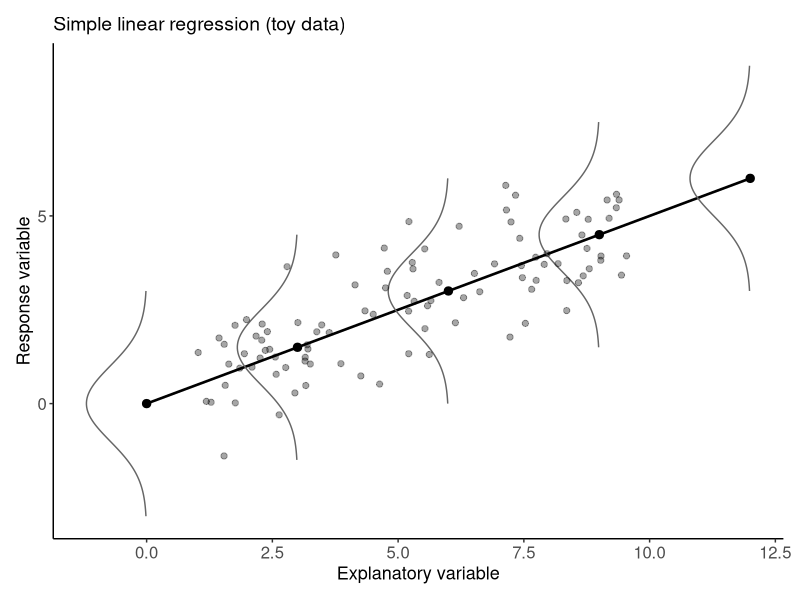
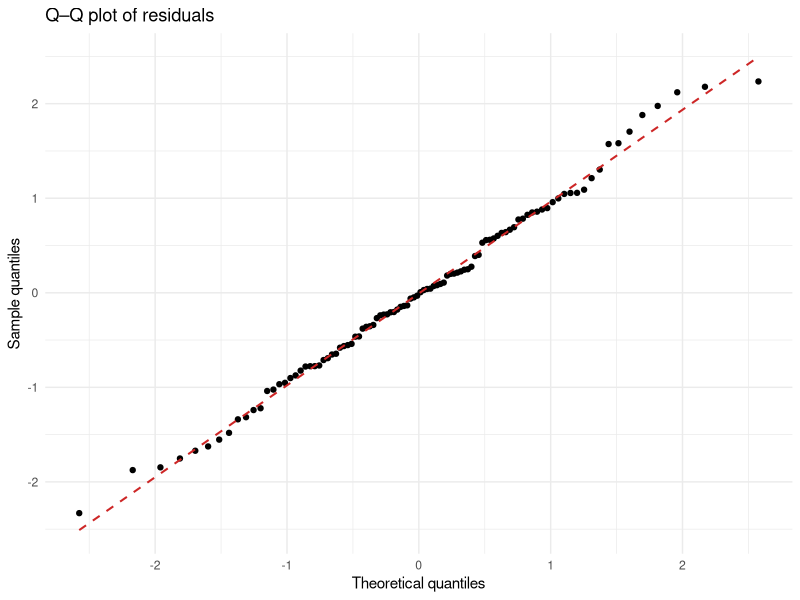
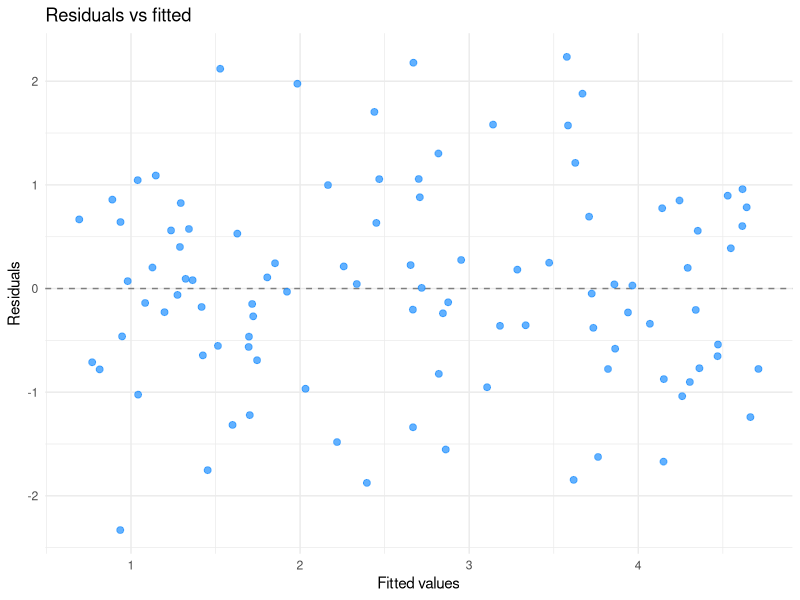
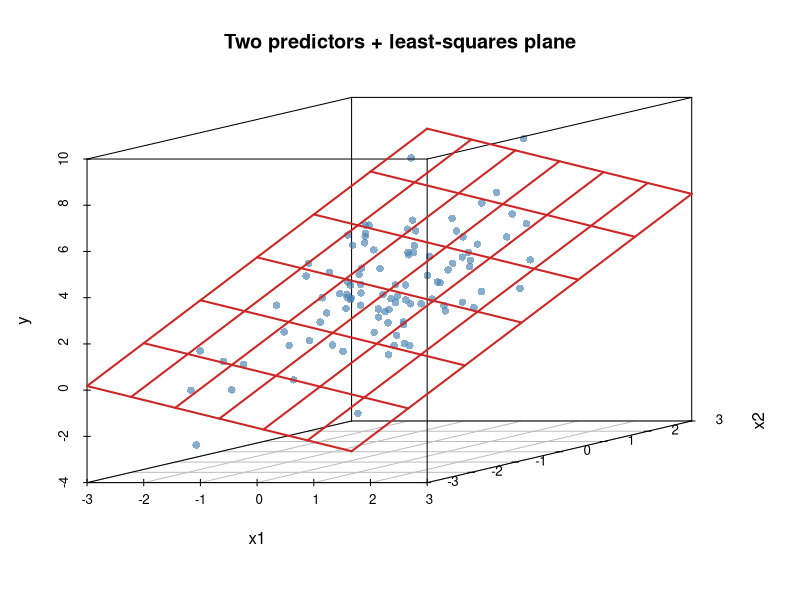

These figures' R source, in order:
## ---- chunk 1
#| label: day01-lr-intro-setup
#| include: false
suppressPackageStartupMessages({
  library(tidyverse)
  library(scatterplot3d)
})
set.seed(10201)
theme_set(theme_classic())
theme_update(
  axis.text = element_text(size = 12),
  axis.title = element_text(size = 13),
  plot.title = element_text(size = 14),
  plot.margin = margin(12, 12, 12, 12)
)
knitr::opts_chunk$set(
  message = FALSE,
  warning = FALSE,
  fig.align = "center",
  out.width = "100%",
  dpi = 120
)
## ---- chunk 2
#| label: day01-lr-intro-line
#| echo: false
#| fig-height: 4.5
#| fig-width: 9
x <- seq(0, 12, 3)
y <- x * 0.5
df <- data.frame(x, y)

x.obs <- runif(100, 1, 10)
y.obs <- x.obs * 0.5 + rnorm(100, 0, 1)
df.obs <- data.frame(x = x.obs, y = y.obs)

curves <- lapply(seq_len(nrow(df)), function(i) {
  mu <- df$y[i]
  rng <- mu + c(-3, 3)
  seq_y <- seq(rng[1], rng[2], length.out = 100)
  data.frame(
    x = -3 * dnorm(seq_y, mean = mu) + df$x[i],
    y = seq_y,
    grp = i
  )
})
curves <- bind_rows(curves)

ggplot(df, aes(x, y)) +
  geom_point(size = 2.5) +
  geom_line(linewidth = 0.9) +
  geom_path(data = curves, aes(group = grp), color = "gray40", linewidth = 0.5) +
  geom_point(data = df.obs, aes(x, y), alpha = 0.35, size = 1.8) +
  labs(
    title = "Simple linear regression (toy data)",
    x = "Explanatory variable",
    y = "Response variable"
  )
## ---- chunk 3
#| label: day01-lr-intro-fit
#| echo: false
#| results: hide
mod_toy <- lm(y.obs ~ x.obs, data = df.obs)
## ---- chunk 4
#| label: day01-lr-intro-qq
#| echo: false
#| fig-height: 4
#| fig-width: 6
ggplot(df.obs, aes(sample = residuals(mod_toy))) +
  stat_qq() +
  stat_qq_line(color = "firebrick3", linetype = "dashed", linewidth = 0.7) +
  labs(
    title = "Q–Q plot of residuals",
    x = "Theoretical quantiles",
    y = "Sample quantiles"
  ) +
  theme_minimal()
## ---- chunk 5
#| label: day01-lr-intro-resid-fitted
#| echo: false
#| fig-height: 4
#| fig-width: 6
ggplot(df.obs, aes(x = fitted(mod_toy), y = residuals(mod_toy))) +
  geom_hline(yintercept = 0, linetype = "dashed", color = "gray50") +
  geom_point(color = "dodgerblue", size = 2, alpha = 0.7) +
  labs(
    title = "Residuals vs fitted",
    x = "Fitted values",
    y = "Residuals"
  ) +
  theme_minimal()
## ---- chunk 6
#| label: day01-lr-intro-3d-prep
#| echo: false
#| results: hide
set.seed(42)
n3 <- 100
dat3 <- data.frame(
  X1 = rnorm(n3),
  X2 = rnorm(n3)
)
dat3$Y <- 3 + 2 * dat3$X1 - dat3$X2 + rnorm(n3, sd = 1)
mod3 <- lm(Y ~ X1 + X2, data = dat3)
## ---- chunk 7
#| label: day01-lr-intro-3d-plot
#| echo: false
#| fig-height: 5.5
#| fig-width: 6.5
#| fig-align: center
s3d <- scatterplot3d(
  dat3$X1, dat3$X2, dat3$Y,
  pch = 16,
  color = alpha("steelblue", 0.65),
  xlab = "x1",
  ylab = "x2",
  zlab = "y",
  angle = 20,
  main = "Two predictors + least-squares plane"
)
s3d$plane3d(mod3, lty = "solid", lwd = 2, col = "firebrick3")
